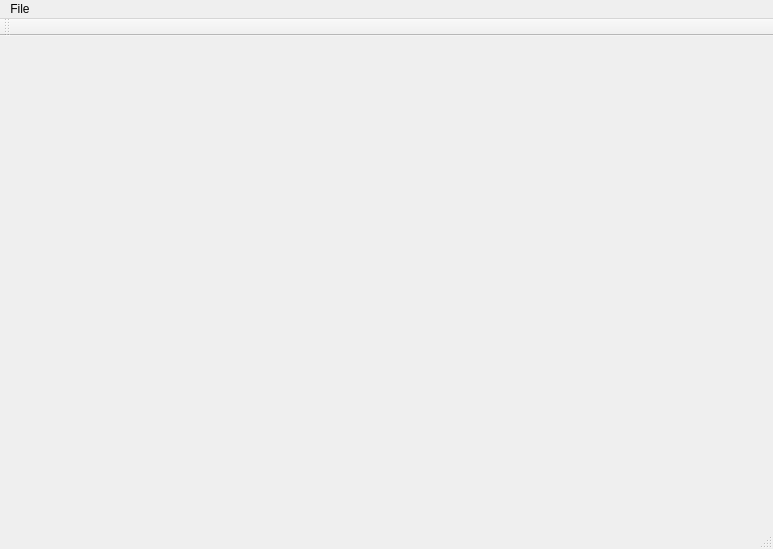
<?xml version="1.0" encoding="UTF-8"?>
<ui version="4.0">
 <class>MainWindow</class>
 <widget class="QMainWindow" name="MainWindow">
  <property name="geometry">
   <rect>
    <x>0</x>
    <y>0</y>
    <width>773</width>
    <height>549</height>
   </rect>
  </property>
  <property name="sizePolicy">
   <sizepolicy hsizetype="Fixed" vsizetype="Fixed">
    <horstretch>0</horstretch>
    <verstretch>0</verstretch>
   </sizepolicy>
  </property>
  <property name="windowTitle">
   <string>MainWindow</string>
  </property>
  <widget class="QWidget" name="centralWidget">
   <layout class="QHBoxLayout" name="horizontalLayout_2">
    <item>
     <layout class="QHBoxLayout" name="horizontalLayout">
      <item>
       <widget class="QLabel" name="src_image_label">
        <property name="text">
         <string/>
        </property>
       </widget>
      </item>
      <item>
       <widget class="QLabel" name="hist_label">
        <property name="text">
         <string/>
        </property>
       </widget>
      </item>
     </layout>
    </item>
   </layout>
  </widget>
  <widget class="QMenuBar" name="menuBar">
   <property name="enabled">
    <bool>true</bool>
   </property>
   <property name="geometry">
    <rect>
     <x>0</x>
     <y>0</y>
     <width>773</width>
     <height>25</height>
    </rect>
   </property>
   <widget class="QMenu" name="menuFile">
    <property name="title">
     <string>File</string>
    </property>
    <addaction name="actionOpen"/>
    <addaction name="actionSave_as"/>
    <addaction name="actionExit"/>
   </widget>
   <addaction name="menuFile"/>
  </widget>
  <widget class="QToolBar" name="mainToolBar">
   <attribute name="toolBarArea">
    <enum>TopToolBarArea</enum>
   </attribute>
   <attribute name="toolBarBreak">
    <bool>false</bool>
   </attribute>
  </widget>
  <widget class="QStatusBar" name="statusBar"/>
  <action name="actionOpen">
   <property name="text">
    <string>Open</string>
   </property>
  </action>
  <action name="actionSave_as">
   <property name="text">
    <string>Save histogram as</string>
   </property>
  </action>
  <action name="actionExit">
   <property name="text">
    <string>Exit</string>
   </property>
  </action>
 </widget>
 <layoutdefault spacing="6" margin="11"/>
 <resources/>
 <connections/>
</ui>
